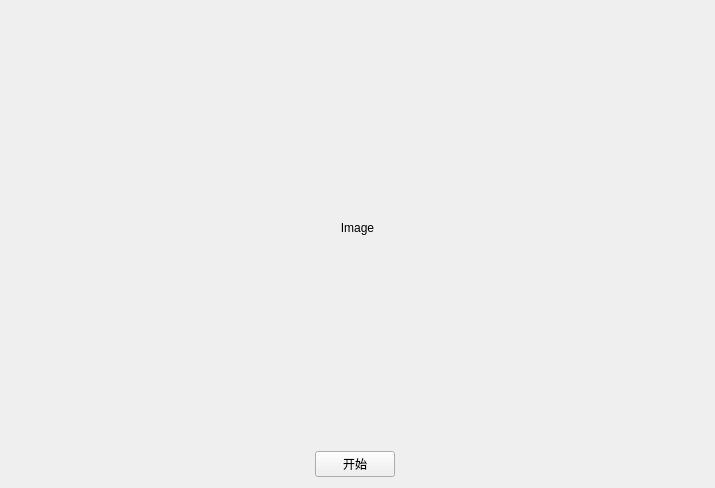
<?xml version="1.0" encoding="UTF-8"?>
<ui version="4.0">
 <class>GameSplashWidget</class>
 <widget class="QWidget" name="GameSplashWidget">
  <property name="geometry">
   <rect>
    <x>0</x>
    <y>0</y>
    <width>715</width>
    <height>488</height>
   </rect>
  </property>
  <property name="windowTitle">
   <string>GameSplashWidget</string>
  </property>
  <layout class="QGridLayout" name="gridLayout_2">
   <item row="1" column="0">
    <spacer name="horizontalSpacer">
     <property name="orientation">
      <enum>Qt::Horizontal</enum>
     </property>
     <property name="sizeHint" stdset="0">
      <size>
       <width>164</width>
       <height>20</height>
      </size>
     </property>
    </spacer>
   </item>
   <item row="1" column="1">
    <widget class="QPushButton" name="pushButton_start_game">
     <property name="text">
      <string>开始</string>
     </property>
    </widget>
   </item>
   <item row="1" column="3">
    <spacer name="horizontalSpacer_2">
     <property name="orientation">
      <enum>Qt::Horizontal</enum>
     </property>
     <property name="sizeHint" stdset="0">
      <size>
       <width>164</width>
       <height>20</height>
      </size>
     </property>
    </spacer>
   </item>
   <item row="0" column="0" colspan="4">
    <widget class="QLabel" name="label_splash_img">
     <property name="text">
      <string>Image</string>
     </property>
     <property name="alignment">
      <set>Qt::AlignCenter</set>
     </property>
    </widget>
   </item>
  </layout>
 </widget>
 <layoutdefault spacing="6" margin="11"/>
 <resources/>
 <connections/>
</ui>
